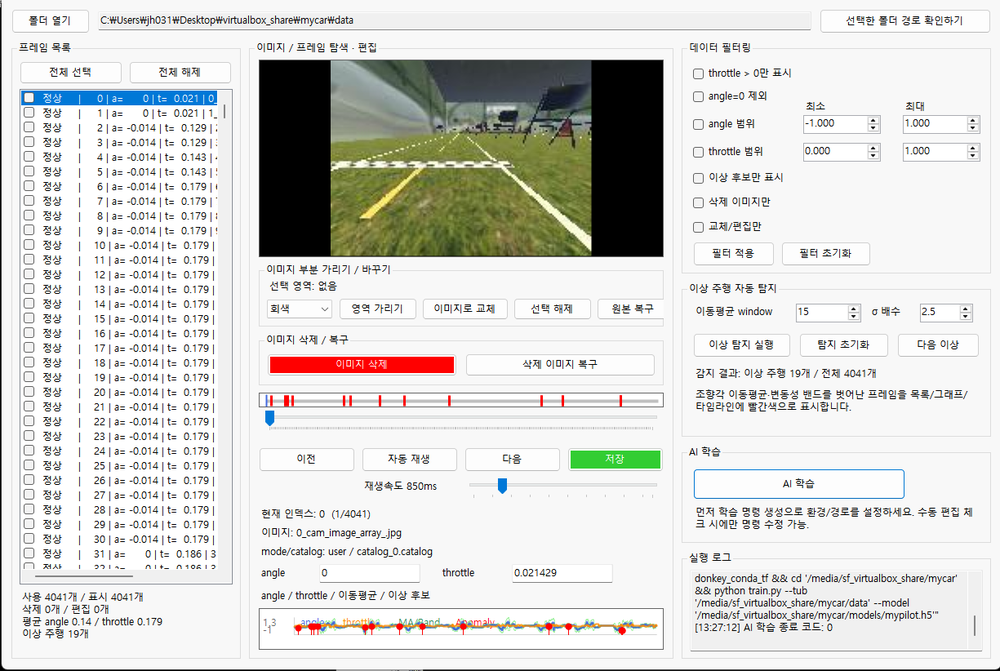
#> input picture img/1.png, 1000 x 671 px, shrunk from 1225 x 822 before the run
$ python preprocess_canny.py --input ../img/1.png --output out.png
#> lines starting #> are read from the running program, lines starting #| are printed output that depends on the picture
import argparse
from pathlib import Path

import cv2
import numpy as np


def read_image(path: Path):
    data = np.fromfile(str(path), dtype=np.uint8)
    image = cv2.imdecode(data, cv2.IMREAD_COLOR)
#> image is the input picture: shape (671, 1000, 3); mean B, G, R 212.9, 216.1, 216
    return image


def save_image(path: Path, image):
    path.parent.mkdir(parents=True, exist_ok=True)

    ext = path.suffix.lower()
    if ext not in [".png", ".jpg", ".jpeg", ".bmp"]:
        ext = ".png"

    success, encoded = cv2.imencode(ext, image)
    if not success:
        raise RuntimeError("이미지 인코딩에 실패했습니다.")

    encoded.tofile(str(path))


def main():
    parser = argparse.ArgumentParser(description="DonkeyCar Canny Edge Preview")
    parser.add_argument("--input", required=True)
    parser.add_argument("--output", required=True)
    parser.add_argument("--low", type=int, default=80)
    parser.add_argument("--high", type=int, default=160)
    parser.add_argument("--blur", type=int, default=5)

    args = parser.parse_args()

    input_path = Path(args.input)
    output_path = Path(args.output)

    if not input_path.exists():
        raise FileNotFoundError(f"입력 이미지가 존재하지 않습니다: {input_path}")

    image = read_image(input_path)

    if image is None:
        raise RuntimeError(f"이미지를 읽지 못했습니다: {input_path}")

    gray = cv2.cvtColor(image, cv2.COLOR_BGR2GRAY)
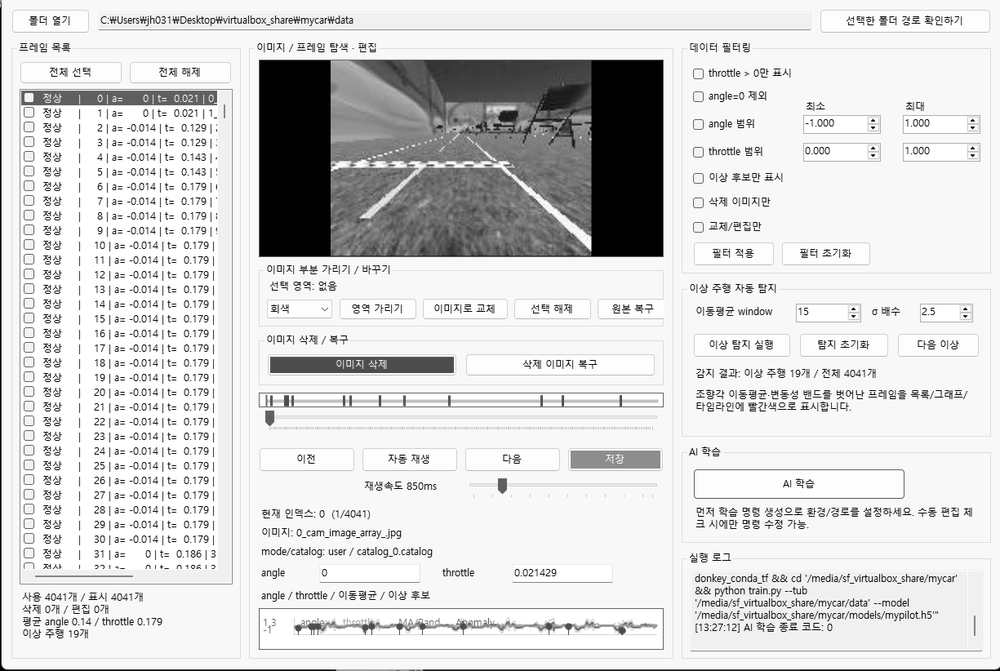
#> gray: shape (671, 1000); min 0, max 255, mean 215.7

    blur_size = args.blur
    if blur_size < 1:
        blur_size = 1
    if blur_size % 2 == 0:
        blur_size += 1

    blurred = cv2.GaussianBlur(gray, (blur_size, blur_size), 0)
    edges = cv2.Canny(blurred, args.low, args.high)
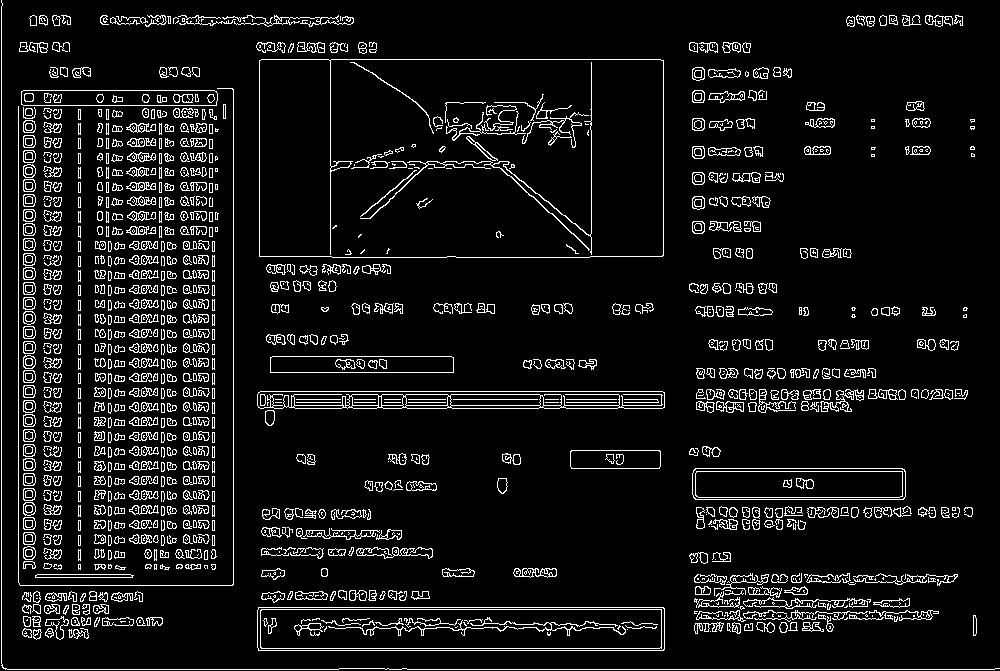
#> edges: shape (671, 1000); 8.1% white in thin lines or dots

    save_image(output_path, edges)

    print(f"Canny preview saved: {output_path}")


if __name__ == "__main__":
    main()

$ run again, on img/3.png
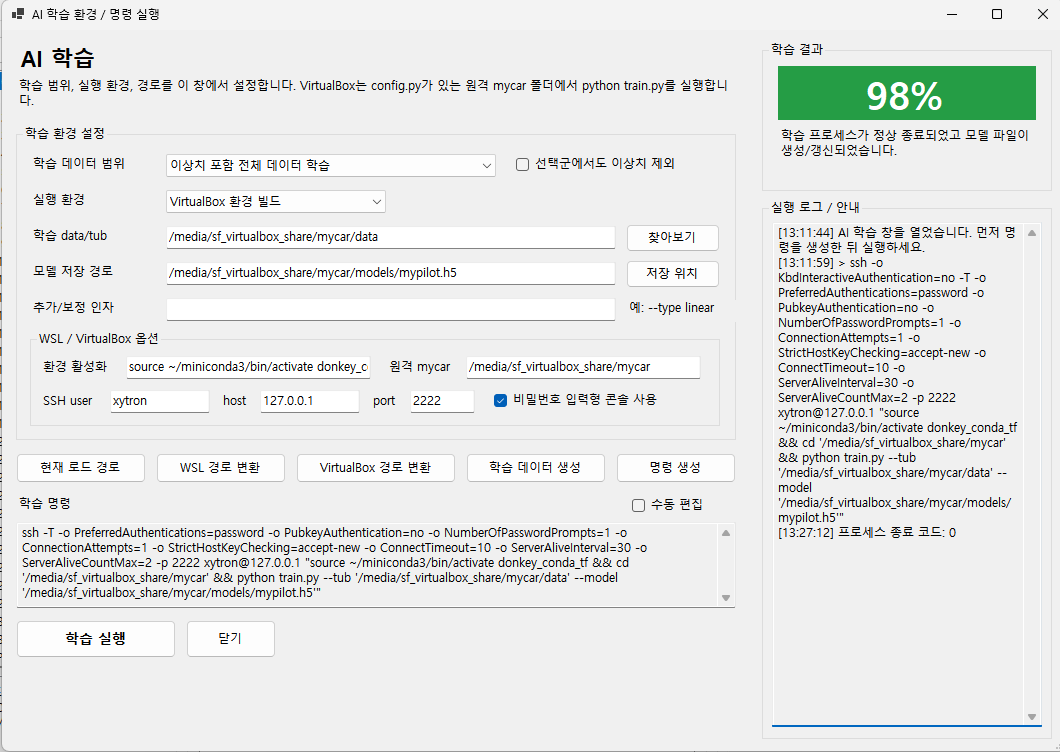
#> input picture img/3.png, 1060 x 752 px
#> in read_image, image is the input picture: shape (752, 1060, 3); mean B, G, R 229.5, 230.9, 228.9
#> in main, `blurred = cv2.GaussianBlur(gray, (blur_size, blur_size), 0)`:
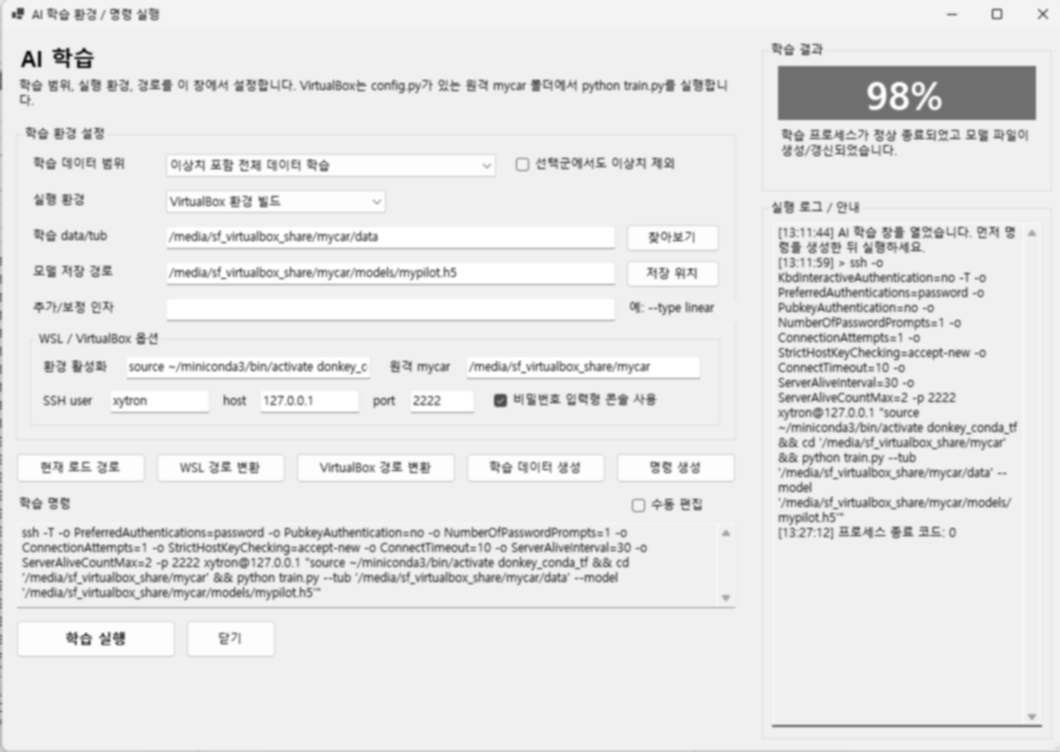
#> blurred: shape (752, 1060); min 14, max 255, mean 230.2
#> in main, `edges = cv2.Canny(blurred, args.low, args.high)`:
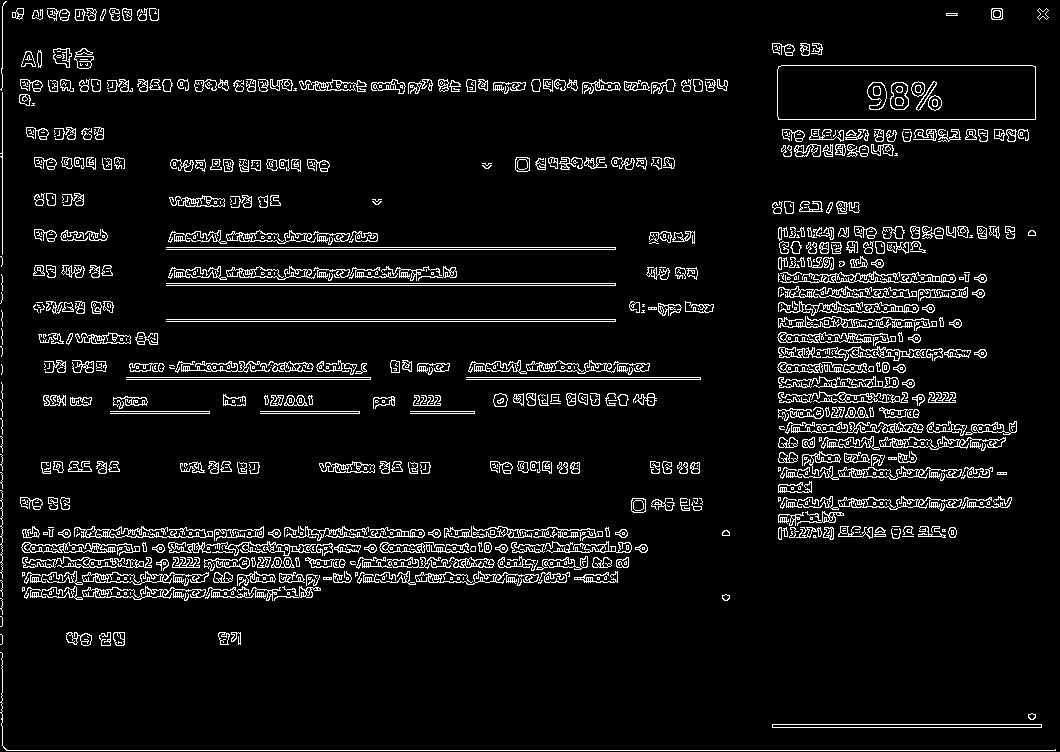
#> edges: shape (752, 1060); 6.6% white in thin lines or dots
